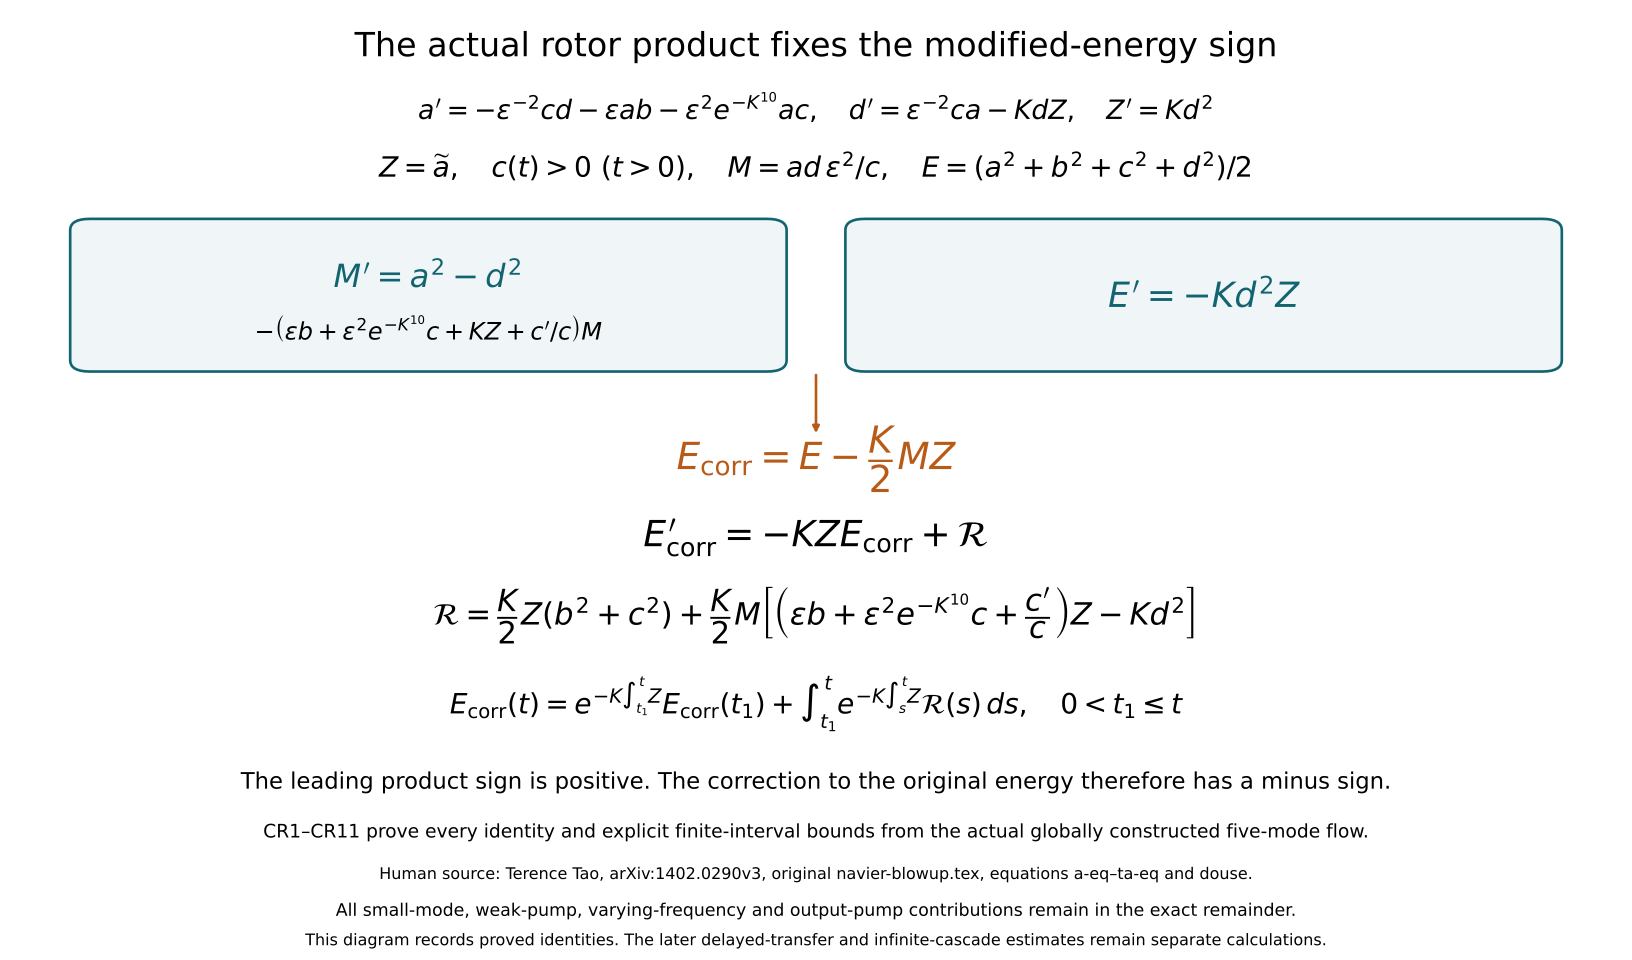

This figure's Python source:
"""The full original rotor product and correctly signed modified energy."""
from pathlib import Path
import matplotlib
matplotlib.use('Agg')
import matplotlib.pyplot as plt
from matplotlib.patches import FancyBboxPatch
OUT=Path(__file__).resolve().parent
fig=plt.figure(figsize=(17,10),facecolor='white');ax=fig.add_axes([0,0,1,1]);ax.set_axis_off()
teal='#126471';orange='#b85b19'
def txt(x,y,t,size=18,**kw):ax.text(x,y,t,ha='center',va='center',fontsize=size,**kw)
txt(.5,.951,'The actual rotor product fixes the modified-energy sign',25)
txt(.5,.886,r'$a^\prime=-\epsilon^{-2}cd-\epsilon ab-\epsilon^2e^{-K^{10}}ac,\quad d^\prime=\epsilon^{-2}ca-KdZ,\quad Z^\prime=Kd^2$',20)
txt(.5,.825,r'$Z=\widetilde a,\quad c(t)>0\ (t>0),\quad M=ad\,\epsilon^2/c,\quad E=(a^2+b^2+c^2+d^2)/2$',21)
for x in [.055,.53]:
 ax.add_patch(FancyBboxPatch((x,.625),.415,.135,boxstyle='round,pad=0.012',facecolor='#f0f6f7',edgecolor=teal,lw=2))
txt(.2625,.710,r"$M^\prime=a^2-d^2$",24,color=teal)
txt(.2625,.655,r'$-\left(\epsilon b+\epsilon^2e^{-K^{10}}c+KZ+c^\prime/c\right)M$',18)
txt(.7375,.690,r"$E^\prime=-Kd^2Z$",26,color=teal)
ax.annotate('',xy=(.5,.546),xytext=(.5,.612),arrowprops=dict(arrowstyle='-|>',lw=2,color=orange))
txt(.5,.522,r'$E_{\mathrm{corr}}=E-\dfrac{K}{2} MZ$',28,color=orange)
txt(.5,.440,r"$E_{\mathrm{corr}}^\prime=-KZE_{\mathrm{corr}}+\mathcal{R}$",27)
txt(.5,.359,r'$\mathcal{R}=\dfrac{K}{2}Z(b^2+c^2)+\dfrac{K}{2}M\left[\left(\epsilon b+\epsilon^2e^{-K^{10}}c+\dfrac{c^\prime}{c}\right)Z-Kd^2\right]$',23)
txt(.5,.267,r'$E_{\mathrm{corr}}(t)=e^{-K\int_{t_1}^t Z}E_{\mathrm{corr}}(t_1)+\int_{t_1}^t e^{-K\int_s^t Z}\mathcal{R}(s)\,ds,\quad 0<t_1\leq t$',21)
txt(.5,.185,'The leading product sign is positive. The correction to the original energy therefore has a minus sign.',17)
txt(.5,.133,'CR1–CR11 prove every identity and explicit finite-interval bounds from the actual globally constructed five-mode flow.',14)
txt(.5,.089,'Human source: Terence Tao, arXiv:1402.0290v3, original navier-blowup.tex, equations a-eq–ta-eq and douse.',12)
txt(.5,.051,'All small-mode, weak-pump, varying-frequency and output-pump contributions remain in the exact remainder.',13)
txt(.5,.02,'This diagram records proved identities. The later delayed-transfer and infinite-cascade estimates remain separate calculations.',12)
for ext in ['png','svg']:fig.savefig(OUT/f'original-circuit-energy-repair.{ext}',dpi=150)
plt.close(fig)
